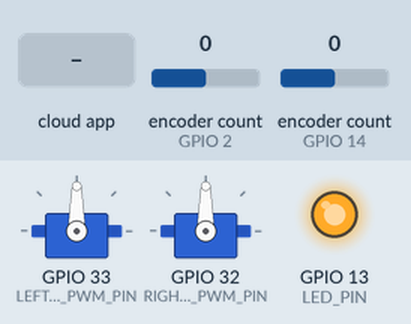
Recording of a sketch running on a simulated ESP32. Parts: 2 × servo, output pins drawn as LEDs (lit = HIGH). Inputs (shaded band) come from the test bench; at power-on: encoder count (sensors on GPIO 2, GPIO 14) 0. The ROS host is connected and sends only what is stated; what the sketch prints to the serial monitor is not drawn.

Above: at 3.3 s.
3.4 s: encoder count (sensor on GPIO 2) set to -1
At 4.45 s:
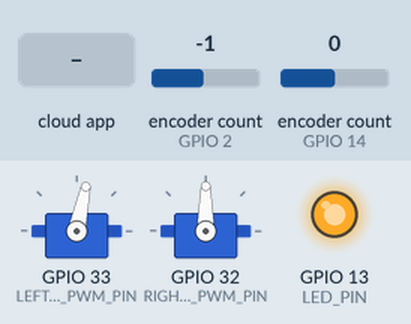
6.4 s: the phone or cloud app sets target_left_radsec to -100
7.9 s: encoder count (sensor on GPIO 14) set to -1
At 8.01 s:
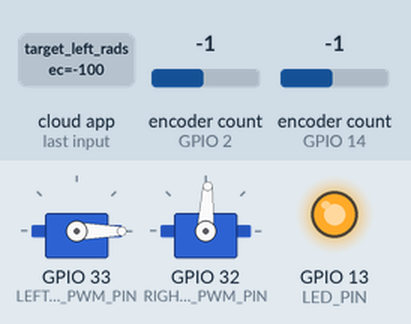
10.9 s: the phone or cloud app sets target_right_radsec to -100
12.4 s: the phone or cloud app sets target_left_radsec to 100
At 14.5 s:
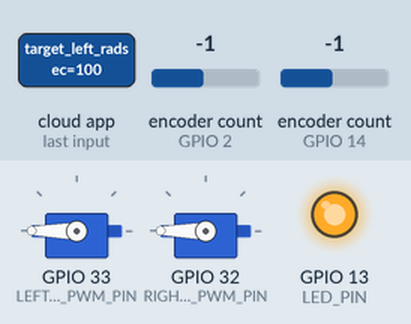
15.4 s: the phone or cloud app sets target_right_radsec to 100
At 16.6 s:
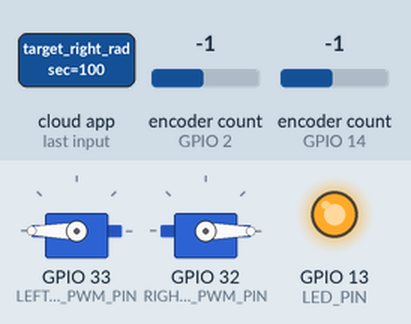
Timing chart, 0 to 18.1 s (numbered marks = the images above; inputs shaded):
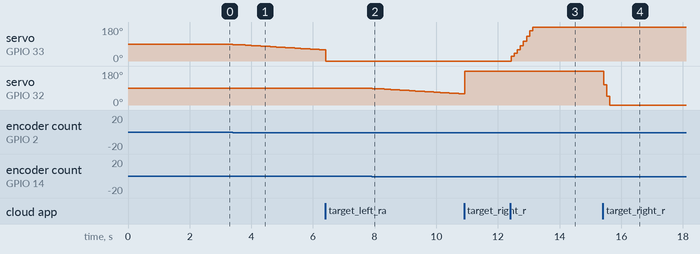

The sketch:

raspi_rover_esp32.ino
```cpp
#include <micro_ros_arduino.h>
#include <ESP32Servo.h>
#include <ESP32Encoder.h>

#include <stdio.h>
#include <rcl/rcl.h>
#include <rcl/error_handling.h>
#include <rclc/rclc.h>
#include <rclc/executor.h>

#include <std_msgs/msg/float64.h>
#include <std_msgs/msg/string.h>

#include <nav_msgs/msg/odometry.h>
#include <geometry_msgs/msg/twist.h>

#if !defined(ESP32) && !defined(TARGET_PORTENTA_H7_M7) && !defined(ARDUINO_NANO_RP2040_CONNECT)
#error This example is only avaible for Arduino Portenta, Arduino Nano RP2040 Connect and ESP32 Dev module
#endif

#define STR_SIZE (100) //最大の受信文字数

TaskHandle_t xTask1;

rcl_publisher_t publisher_right_float64;
rcl_publisher_t publisher_left_float64;
rcl_publisher_t odom_publisher;

nav_msgs__msg__Odometry msg_odom;
std_msgs__msg__Float64 msg_left_speed_float64;
std_msgs__msg__Float64 msg_right_speed_float64;

rcl_subscription_t sub_target_left_speed_float64;
rcl_subscription_t sub_target_right_speed_float64;
std_msgs__msg__Float64 msg_target_left_speed_float64;
std_msgs__msg__Float64 msg_target_right_speed_float64;

rclc_support_t support;
rcl_allocator_t allocator;
rclc_executor_t executor;
rcl_node_t node;


#define LED_PIN 13

#define RCCHECK(fn) { rcl_ret_t temp_rc = fn; if((temp_rc != RCL_RET_OK)){error_loop();}}
#define RCSOFTCHECK(fn) { rcl_ret_t temp_rc = fn; if((temp_rc != RCL_RET_OK)){}}

Servo servo_left;
Servo servo_right;

ESP32Encoder encoder_left;
ESP32Encoder encoder_right;

// 左右のモータPWM信号に使用するピンを定義
const int LEFT_MOTOR_PWM_PIN = 33;
const int RIGHT_MOTOR_PWM_PIN = 32;


// エンコーダカウントとラジアン/度の変換係数を定義
const double DEGREE_PER_ENCODER_COUNT = 3.75;
const double RADIAN_PER_ENCODER_COUNT = 0.06544985;

// ロボットのホイールベースを定義
const double WHEEL_BASE = 0.1;

// PID制御器のゲインを定義
const double KP_GAIN_right = 1.9;
const double KI_GAIN_right = 0.3;
const double KD_GAIN_right = 0.007;

// PID制御器のゲインを定義
const double KP_GAIN_left = 1.9;
const double KI_GAIN_left = 0.3;
const double KD_GAIN_left = 0.007;

double target_left_radsec=0;
double target_right_radsec=0;

double left_radsec=0;
double right_radsec=0;

double tire_radius = 0.03;
double dt=1;

void error_loop(){
  while(1){
    digitalWrite(LED_PIN, !digitalRead(LED_PIN));
    delay(100);
  }
}


void setup() {

   Serial.begin(115200);
   delay(100);
   Serial.println("Start Program!");

   servo_left.setPeriodHertz(50);
   servo_right.setPeriodHertz(50);
   servo_left.attach(LEFT_MOTOR_PWM_PIN, 500, 2500);
   servo_right.attach(RIGHT_MOTOR_PWM_PIN, 500, 2500);

   servo_left.write(90);
   servo_right.write(90);

   ESP32Encoder::useInternalWeakPullResistors=UP;
   encoder_left.attachHalfQuad(2, 15);
   encoder_right.attachHalfQuad(14, 12);

  //set_microros_wifi_transports("ASANOwifi", "yukiwarisou", "192.168.37.199", 8888);
  set_microros_wifi_transports("Buffalo-G-42A0", "bt5adcdkgcrjj", "192.168.11.8", 8888);

  pinMode(LED_PIN, OUTPUT);
  digitalWrite(LED_PIN, HIGH);

  delay(2000);

  allocator = rcl_get_default_allocator();

  //create init_options
  RCCHECK(rclc_support_init(&support, 0, NULL, &allocator));

  // create node
  RCCHECK(rclc_node_init_default(&node, "micro_ros_arduino_wifi_node", "", &support));

  // create publisher
  RCCHECK(rclc_publisher_init_best_effort(
    &publisher_right_float64,
    &node,
    ROSIDL_GET_MSG_TYPE_SUPPORT(std_msgs, msg, Float64),
    "right_radsec"));

  RCCHECK(rclc_publisher_init_best_effort(
    &publisher_left_float64,
    &node,
    ROSIDL_GET_MSG_TYPE_SUPPORT(std_msgs, msg, Float64),
    "left_radsec"));

  RCCHECK(rclc_publisher_init_default(
      &odom_publisher,
      &node,
      ROSIDL_GET_MSG_TYPE_SUPPORT(nav_msgs, msg, Odometry),
      "wheel_odom"));

  // Subscriber
  RCCHECK(rclc_subscription_init_best_effort(
    &sub_target_left_speed_float64,
    &node,
    ROSIDL_GET_MSG_TYPE_SUPPORT(std_msgs, msg, Float64),
    "target_left_radsec")
   );

  // Subscriber
  RCCHECK(rclc_subscription_init_best_effort(
    &sub_target_right_speed_float64,
    &node,
    ROSIDL_GET_MSG_TYPE_SUPPORT(std_msgs, msg, Float64),
    "target_right_radsec")
   );

  rclc_executor_init(&executor, &support.context, 2, &allocator);
  rclc_executor_add_subscription(&executor, &sub_target_left_speed_float64, &msg_target_left_speed_float64,
                   &callback_target_left_speed, ON_NEW_DATA);
  rclc_executor_add_subscription(&executor, &sub_target_right_speed_float64, &msg_target_right_speed_float64,
                   &callback_target_right_speed, ON_NEW_DATA);


  xTaskCreatePinnedToCore(
      task_controller,
      "task_controller",
      8192,
      NULL,
      1,
      &xTask1,
      1
    );

}

unsigned long now;
unsigned long starttime1 = 0;
static long leftPwm = 90;
static long rightPwm = 90;

void task_controller(void *pvParameters){
  while (1) {
    now = millis();

    dt = (now - starttime1)/1000.; //sec
    static long prevLeftEncoderCount = 0;
    static long prevRightEncoderCount = 0;
    long leftEncoderCount = -encoder_left.getCount();
    long rightEncoderCount = encoder_right.getCount();

    // 左右のエンコーダカウント数の差分から、左右のホイールの速度を算出
    long deltaLeftEncoderCount = leftEncoderCount - prevLeftEncoderCount;
    long deltaRightEncoderCount = rightEncoderCount - prevRightEncoderCount;

    prevLeftEncoderCount = leftEncoderCount;
    prevRightEncoderCount = rightEncoderCount;
    left_radsec = (deltaLeftEncoderCount * RADIAN_PER_ENCODER_COUNT) / dt;
    right_radsec = (deltaRightEncoderCount * RADIAN_PER_ENCODER_COUNT) / dt;

    // 左右のホイール速度と目標角速度の差分から、左右のモータ制御に使用するエラーを算出
    double leftError = target_left_radsec - left_radsec;
    double rightError = target_right_radsec - right_radsec;

    // PID制御
    // 前回のエラーを保存
    static double leftPrevError = 0.0;
    static double rightPrevError = 0.0;

    // 前回のエラーと積分値から、微分値を算出
    static double leftIntegral = 0.0;
    static double rightIntegral = 0.0;
    leftIntegral += leftError * dt;
    rightIntegral += rightError * dt;
    double leftDerivative = (leftError - leftPrevError) / dt;
    double rightDerivative = (rightError - rightPrevError) / dt;
    leftPrevError = leftError;
    rightPrevError = rightError;

    // PID制御によって算出された制御値から、左右のモータのPWM値を計算
    double leftControl = KP_GAIN_left * leftError + KI_GAIN_left * leftIntegral + KD_GAIN_left * leftDerivative;
    double rightControl = KP_GAIN_right * rightError + KI_GAIN_right * rightIntegral + KD_GAIN_right * rightDerivative;
    leftPwm = leftPwm + leftControl;
    rightPwm = rightPwm - rightControl;

    // PWM値を所定の範囲に制限
    leftPwm = constrain(leftPwm, 0, 180);
    rightPwm = constrain(rightPwm, 0, 180);


    // 左右のモータにPWM値を出力
    servo_left.write(leftPwm);
    servo_right.write(rightPwm);

    starttime1 = now;

    vTaskDelay(pdMS_TO_TICKS(100));
  }
}

void callback_target_left_speed(const void *raw_msg){
    std_msgs__msg__Float64 *msg = (std_msgs__msg__Float64 *)raw_msg;
    target_left_radsec = msg->data;
}

void callback_target_right_speed(const void *raw_msg){
    std_msgs__msg__Float64 *msg = (std_msgs__msg__Float64 *)raw_msg;
    target_right_radsec = msg->data;
}


void loop() {

    delay(10);

    RCSOFTCHECK(rclc_executor_spin_some(&executor, RCL_MS_TO_NS(200)));

    // オドメトリの更新
    double leftDistance = left_radsec * dt;
    double rightDistance = right_radsec * dt;
    double deltaDistance = (leftDistance + rightDistance) / 2.0;
    double deltaTheta = (rightDistance - leftDistance) / WHEEL_BASE;

    // 現在の位置と向きを更新
    static double xPos = 0.0;
    static double yPos = 0.0;
    static double theta = 0.0;
    theta += deltaTheta;
    xPos += deltaDistance * cos(theta);
    yPos += deltaDistance * sin(theta);

    // オドメトリメッセージを更新
    msg_odom.pose.pose.position.x = xPos;
    msg_odom.pose.pose.position.y = yPos;
    msg_odom.pose.pose.position.z = 0.0;
    msg_odom.pose.pose.orientation.x = 0.0;
    msg_odom.pose.pose.orientation.y = 0.0;
    msg_odom.pose.pose.orientation.z = sin(theta / 2.0);
    msg_odom.pose.pose.orientation.w = cos(theta / 2.0);
    msg_odom.twist.twist.linear.x = deltaDistance / dt;
    msg_odom.twist.twist.angular.z = deltaTheta / dt;

    // オドメトリメッセージのheader.stampに設定
    // headerフィールドを設定
    uint32_t now = millis();
    msg_odom.header.stamp.sec = now / 1000; // 秒単位
    msg_odom.header.stamp.nanosec = (now % 1000) * 1e6; // ナノ秒単位
    // frame_idを設定
    msg_odom.header.frame_id.data = (char *)"odom";
    msg_odom.header.frame_id.size = strlen("odom");
    msg_odom.header.frame_id.capacity = strlen("odom") + 1;
    // child_frame_idを設定
    msg_odom.child_frame_id.data = (char *)"base_link";
    msg_odom.child_frame_id.size = strlen("base_link");
    msg_odom.child_frame_id.capacity = strlen("base_link") + 1;

    msg_left_speed_float64.data = left_radsec;
    msg_right_speed_float64.data = right_radsec;

    RCSOFTCHECK(rcl_publish(&publisher_right_float64, &msg_right_speed_float64, NULL));
    RCSOFTCHECK(rcl_publish(&publisher_left_float64, &msg_left_speed_float64, NULL));
    RCSOFTCHECK(rcl_publish(&odom_publisher, &msg_odom, NULL));


}
```

Measured:
- after the input at 3.4 s, servo on GPIO 33 (LEFT_MOTOR_PWM_PIN): moves from 90° to 59° over 2.9 s, starting at once
- after the input at 7.9 s, servo on GPIO 32 (RIGHT_MOTOR_PWM_PIN): moves from 90° to 59° over 2.9 s, starting at once
- after the input at 12.4 s, servo on GPIO 33 (LEFT_MOTOR_PWM_PIN): moves from 0° to 180° over 0.70 s, starting at once
- after the input at 15.4 s, servo on GPIO 32 (RIGHT_MOTOR_PWM_PIN): 180° → 108° at once, → 47° 0.10 s later, → 0° 0.10 s later
